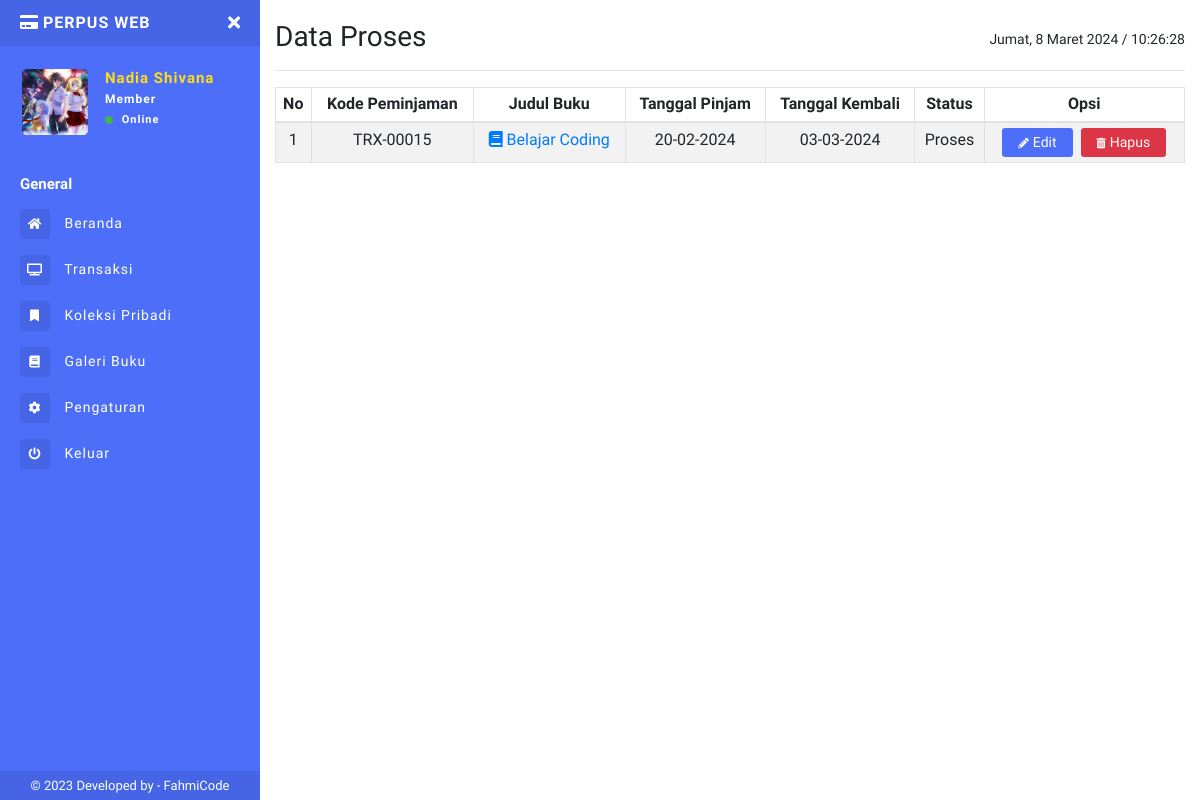
/user/data-proses.php (signed in), run on the app's committed database.
### tables this page shows
CREATE TABLE `tb_anggota` (
  `id_anggota` char(11) NOT NULL,
  `nisn` varchar(16) NOT NULL,
  `nama` varchar(50) NOT NULL,
  `kelas` varchar(25) NOT NULL,
  `username` varchar(45) NOT NULL,
  `password` varchar(45) NOT NULL,
  `foto` varchar(50) NOT NULL,
  `created_at` timestamp NULL DEFAULT current_timestamp(),
  `updated_at` varchar(40) DEFAULT NULL,
  `status` tinyint(4) NOT NULL
);

CREATE TABLE `tb_peminjaman` (
  `id_peminjaman` char(13) NOT NULL,
  `id_buku` char(15) NOT NULL,
  `id_peminjam` char(15) NOT NULL,
  `tgl_pinjam` varchar(16) DEFAULT NULL,
  `tgl_kembali` varchar(16) DEFAULT NULL,
  `status_buku` enum('Proses','Pinjam','Kembali') NOT NULL,
  `ket` text NOT NULL
);

CREATE TABLE `tb_buku` (
  `id_buku` char(13) NOT NULL,
  `judul` varchar(50) NOT NULL,
  `penulis` varchar(50) NOT NULL,
  `penerbit` varchar(50) NOT NULL,
  `th_terbit` date DEFAULT NULL,
  `id_kategori` int(11) NOT NULL,
  `jumlah_buku` int(11) NOT NULL,
  `lokasi` varchar(25) NOT NULL,
  `gambar` varchar(50) NOT NULL,
  `created_by` int(11) NOT NULL,
  `tgl_input` date DEFAULT NULL
);

### user/data-proses.php (the view, shortened to what this page needs)
<?php
include 'sidebar.php';
?>
<h1 class="h3 mb-0">
  Data Proses
  <div class="float-right">
    <p id="date_time" style="font-size: 14px; margin-top:11px"></p>
  </div>
</h1>
<hr>
<table class="table table-striped table-sm table-bordered dt-responsive nowrap text-center" id="table" width="100%">
  <thead>
    <tr>
      <th>No</th>
      <th>Kode Peminjaman</th>
      <th>Judul Buku</th>
      <th>Tanggal Pinjam</th>
      <th>Tanggal Kembali</th>
      <th>Status</th>
      <th>Opsi</th>
    </tr>
  </thead>
  <tbody>
    <?php $no = 1;
    $peminjaman = mysqli_query($conn, "SELECT * FROM tb_peminjaman JOIN tb_buku ON tb_peminjaman.id_buku = tb_buku.id_buku JOIN tb_anggota ON tb_peminjaman.id_peminjam = tb_anggota.id_anggota WHERE tb_peminjaman.status_buku = 'Proses' AND tb_peminjaman.id_peminjam = '" . $_COOKIE['id'] . "'");
    while ($data = mysqli_fetch_array($peminjaman)) {
    ?>
      <tr>
        <td><?= $no++; ?></td>
        <td><?= $data['id_peminjaman']; ?></td>
        <td><a href="detail-buku.php?kd_buku=<?= $data['id_buku']; ?>"><span class="fa fa-book"></span> <?php echo $data['judul']; ?></a></td>
        <td><?= $data['tgl_pinjam']; ?></td>
        <td><?= $data['tgl_kembali']; ?></td>
        <td><?= $data['status_buku']; ?></td>
        <td>
          <a href="edit-pinjaman.php?id_trans=<?= $data['id_peminjaman']; ?>" class="btn btn-primary btn-sm px-3 mr-1">
            <i class="fas fa-pencil-alt fa-xs mr-1"></i>Edit
          </a>
          <a class="btn btn-danger btn-sm px-3 delete-data" href="hapus-proses.php?id_trans=<?= $data['id_peminjaman']; ?>">
            <i class="fas fa-trash-alt fa-xs mr-1"></i>Hapus</a>
        </td>
      </tr>
      <?php  } ?>
  </tbody>
</table>
<?php include "footer.php" ?>

### user/sidebar.php (shortened to what this page needs)
<?php
include '../connection/koneksi.php';
$query = "SELECT * FROM tb_anggota WHERE id_anggota = '" .  $_COOKIE['id'] . "'";
$run = mysqli_query($conn, $query);
$d = mysqli_fetch_array($run);
?>
<!DOCTYPE html>
<html>
<head>
  <link rel="stylesheet" href="https://maxcdn.bootstrapcdn.com/bootstrap/4.0.0/css/bootstrap.min.css">
  <link href="../assets/css/style.css" rel="stylesheet">
  <link href="https://use.fontawesome.com/releases/v5.0.6/css/all.css" rel="stylesheet">
  <link href="../assets/vendor/datatables/dataTables.bootstrap4.min.css" rel="stylesheet">
  <link href="../assets/vendor/datatables/responsive.bootstrap4.min.css" rel="stylesheet">
</head>
<body>
  <div class="page-wrapper chiller-theme toggled">
    <nav id="sidebar" class="sidebar-wrapper">
      <div class="sidebar-content">
        <div class="sidebar-brand">
          <a href="./"><i class="fa fa-credit-card mr-1 text-uppercase"></i>Perpus web</a>
          <div id="close-sidebar">
            <i class="fas fa-times"></i>
          </div>
        </div>
        <div class="sidebar-header">
          <div class="user-pic" style="height:70px;width:70px;">
            <img class="img-responsive img-rounded" src="../uploads/profil/<?= $d['foto']; ?>" alt="User picture">
          </div>
          <div class="user-info">
            <span class="user-name"><?= $d['nama']; ?></span>
            <span class="user-role"><?= "Member" ?></span>
            <span class="user-status">
              <i class="fa fa-circle"></i>
              <span>Online</span>
            </span>
          </div>
        </div>
        <div class="sidebar-menu">
          <ul>
            <li class="header-menu">
              <span>General</span>
            </li>
            <li>
              <a href="index.php">
                <i class="fas fa-home"></i>
                <span>Beranda</span>
              </a>
            </li>
            <li>
              <a href="transaksi-peminjaman.php">
                <i class="fa fa-tv"></i>
                <span>Transaksi</span>
              </a>
            </li>
            <li>
              <a href="data-koleksi.php">
                <i class="fa fa-fw fa-bookmark"></i>
                <span>Koleksi Pribadi</span>
              </a>
            </li>
            <li>
            <li>
              <a href="galeri-buku.php">
                <i class="fa fa-book"></i>
                <span>Galeri Buku</span>
              </a>
            </li>
            <li>
              <a href="pengaturan.php">
                <i class="fa fa-cog"></i>
                <span>Pengaturan</span>
              </a>
            </li>
            <li>
              <a href="#Exit" data-toggle="modal">
                <i class="fa fa-power-off"></i>
                <span>Keluar</span>
              </a>
            </li>
          </ul>
        </div>
      </div>
      <div class="sidebar-footer">
        © 2023 Developed by - <a target="_blank" rel="noopener noreferrer" href="https://fahmi965.000webhostapp.com/Portofolio.html">
          FahmiCode</a>
      </div>
    </nav>
    <main class="page-content">
      <div class="container-fluid">

### data on the page
tb_anggota: foto (picture), nama "Nadia Shivana"
tb_peminjaman: id_peminjaman "TRX-00015", id_buku.judul "Belajar Coding", tgl_pinjam "20-02-2024", tgl_kembali "03-03-2024", status_buku "Proses"
